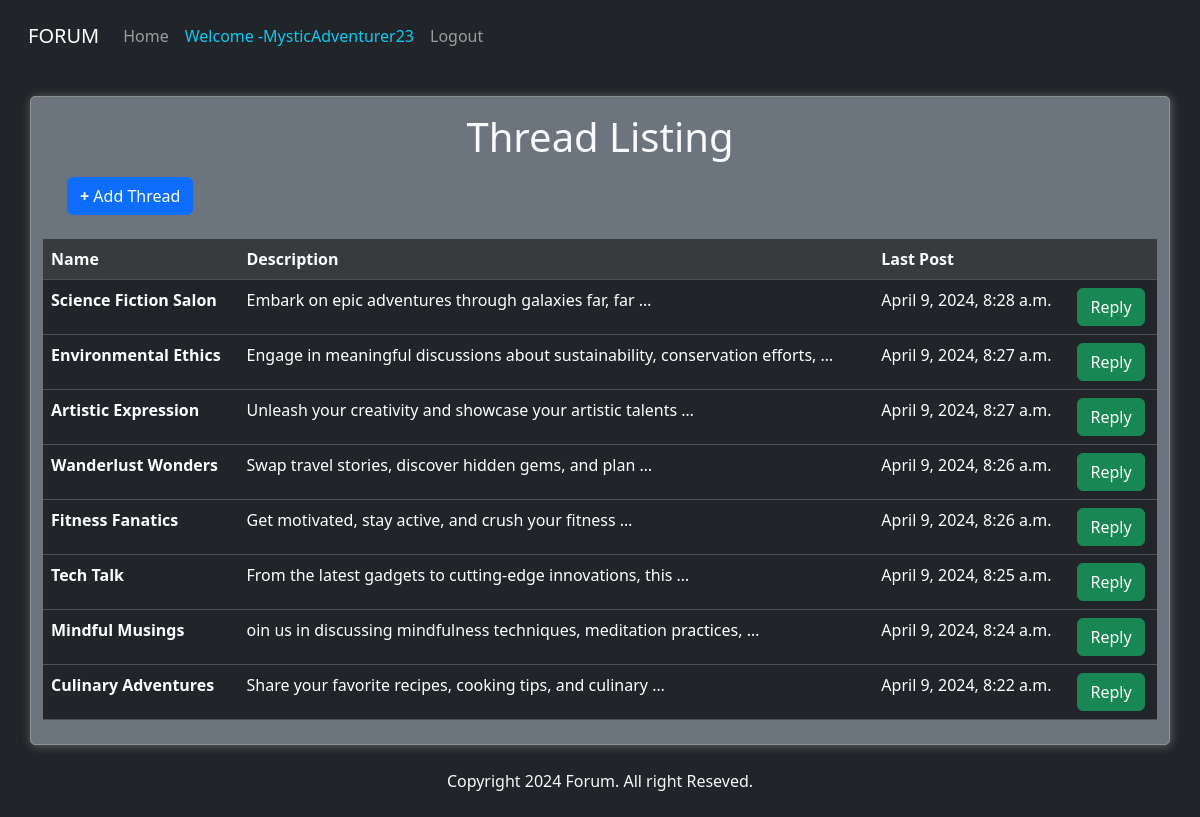
Screenshot of / (signed in) with the database file from the repository.
### forumapp/models.py (models this page shows, shortened)
class Thread(models.Model):
    title = models.CharField(max_length=40)
    description = models.CharField(max_length=600)
    date_created = models.DateTimeField(auto_now_add=True)

### forumapp/views.py (the view)
# urls.py: path('',views.index,name='index'),
def index(request):
    if request.method == 'POST':
        form = ThreadForm(request.POST)
        if form.is_valid():
            form.save()
            return redirect('index')
    else:
        form = ThreadForm()
    threads = Thread.objects.order_by('-date_created')
    return render(request, 'forumapp/index.html',{'form':form, 'threads':threads})

### templates/forumapp/index.html (shortened to what this page needs)
{% extends 'forumapp/base.html' %}
{% block body %}
<div class="container my-container my-4 bg-secondary">
    <center>
        <h1 class="my-3 text-light">Thread Listing</h1>
    </center>
    {% if user.is_authenticated %}
    <p>
        <button class="btn btn-primary mx-4" type="button" data-bs-toggle="collapse"
            data-bs-target="#collapseWidthExample" aria-expanded="false" aria-controls="collapseWidthExample">
            <strong>+</strong> Add Thread
        </button>
    </p>
    {% endif %}
    <table class="table table-dark table-hover my-4">
        <thead>
            <tr class="table-active">
                <th scope="col">Name</th>
                <th scope="col">Description</th>
                <th scope="col">Last Post</th>
                <th scope="col"></th>
            </tr>
        </thead>
        <tbody>
            {% for thread in threads %}
            <tr>
                <th scope="row"><a href="{% url 'thread' thread.id %}" style="text-decoration: none;color: white;">{{ thread.title }}</a></th>
                <td>{{ thread.description | truncatewords:8 }}</td>
                <td>{{ thread.date_created }}</td>
                {% if user.is_authenticated %}
                    <td><a href="{% url 'thread' thread.id %}" class="btn btn-success">Reply</a></td>
                {% else %}
                    <td><a href="{% url 'login' %}" class="btn btn-success">Login to Reply</a></td>
                {% endif %}
            </tr>
            {% endfor %}
        </tbody>
    </table>
</div>
<footer class="text-light mb-4">
    <center>Copyright {% now "Y" %} Forum. All right Reseved.</center>
</footer>
{% endblock %}

### templates/forumapp/base.html (shortened to what this page needs)
{% load static %}
<!DOCTYPE html>
<html lang="en">
<head>
    <link rel="stylesheet" href="{% static 'forumapp/css/style.css' %}">
    <link href="https://cdn.jsdelivr.net/npm/bootstrap@5.3.1/dist/css/bootstrap.min.css" rel="stylesheet">
</head>
<body class="bg-dark">
    <nav class="navbar navbar-dark navbar-expand-lg bg-body-body text-light bg-dark py-3 px-3">
        <div class="container-fluid">
          <a class="navbar-brand" href="{% url 'index' %}">FORUM</a>
          <div class="collapse navbar-collapse" id="navbarNav">
            <ul class="navbar-nav">
              <li class="nav-item text-danger">
                <a class="nav-link" aria-current="page" href="{% url 'index' %}">Home</a>
              </li>
              {% if user.is_authenticated %}
              <li class="nav-item">
                <a class="nav-link text-info" href="{% url 'profile' %}">Welcome -{{user.username}}</a>
              </li>
              <li class="nav-item">
              <form action="{% url 'logout' %}" method="post">
                <button type="submit" class="nav-link">Logout</button>
              </form>
            </li>
              {% else %}
              <li class="nav-item">
                <a class="nav-link " href="{% url 'login' %}">Login</a>
              </li>
              {% endif %}
            </ul>
          </div>
        </div>
      </nav>
    {% block body %}
    {% endblock %}
</body>
</html>

### static/forumapp/css/style.css (style rules this page uses)
.my-container { border: 1px solid rgb(145, 145, 145); box-shadow: 1px 1px 10px 0px rgb(100, 100, 100); border-radius: 5px; }

### rows the page displays
Thread: title "Science Fiction Salon", description "Embark on epic adventures through galaxies far, far …", date_created "April 9, 2024, 8:28 a.m."
Thread: title "Environmental Ethics", description "Engage in meaningful discussions about sustainability, conservation efforts, …", date_created "April 9, 2024, 8:27 a.m."
Thread: title "Artistic Expression", description "Unleash your creativity and showcase your artistic talents …", date_created "April 9, 2024, 8:27 a.m."
Thread: title "Wanderlust Wonders", description "Swap travel stories, discover hidden gems, and plan …", date_created "April 9, 2024, 8:26 a.m."
Thread: title "Fitness Fanatics", description "Get motivated, stay active, and crush your fitness …", date_created "April 9, 2024, 8:26 a.m."
Thread: title "Tech Talk", description "From the latest gadgets to cutting-edge innovations, this …", date_created "April 9, 2024, 8:25 a.m."
Thread: title "Mindful Musings", description "oin us in discussing mindfulness techniques, meditation practices, …", date_created "April 9, 2024, 8:24 a.m."
Thread: title "Culinary Adventures", description "Share your favorite recipes, cooking tips, and culinary …", date_created "April 9, 2024, 8:22 a.m."

### other values shown
{{ user.username }} "MysticAdventurer23"
